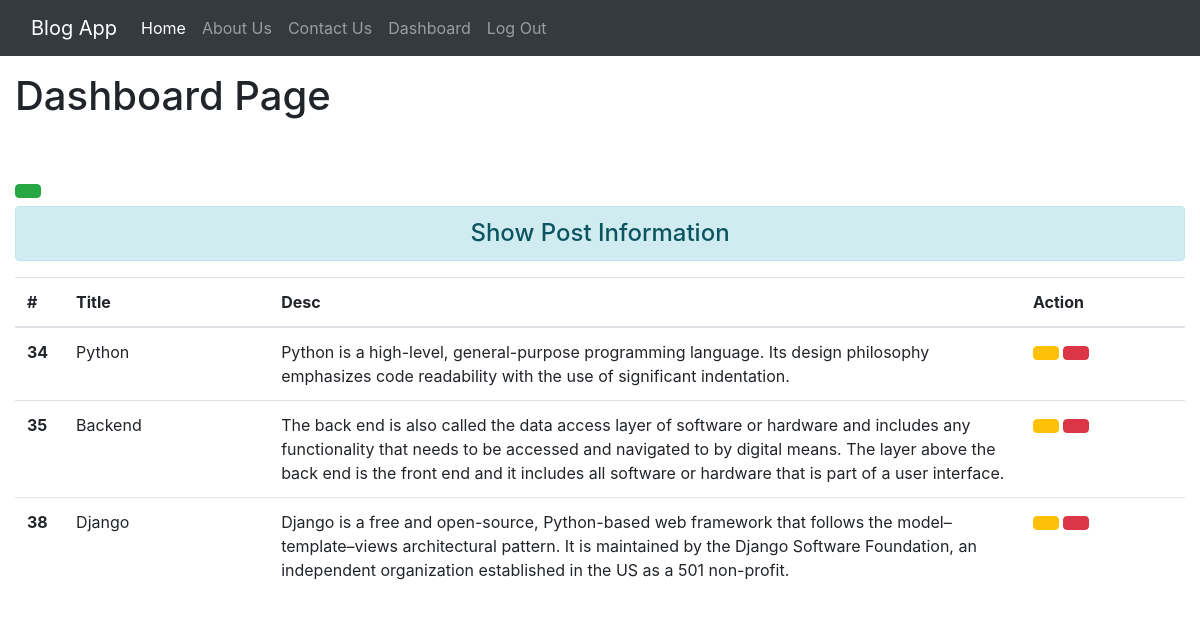
The page /dashboard/ (signed in) on the database its author committed.
### app/models.py (models this page shows)
class Post(models.Model):
    title=models.CharField(max_length=100)
    desc=models.TextField()

### app/views.py (the view)
# urls.py: path('dashboard/',views.dashboard,name='dashboard'),
def dashboard(request):
    if request.user.is_authenticated:
        fm=Post.objects.all()
        return render(request,'dashboard.html',{'fm':fm})
    else:
        return HttpResponseRedirect('/login')

### app/templates/dashboard.html (shortened to what this page needs)
{% include "base.html" %}
{% load static %}
    {% block content %}
    <div class="col-sm-12">
        <h1 class='my-3 '> Dashboard Page</h1>
        <a href="{% url "addpost" %}" class='btn btn-success mt-5 mb-2'> <i class="ri-file-add-line" href='{% url "addpost" %}'> </i> </a>
        <h4 class='text-center alert alert-info' >Show Post Information</h4>
        {% if fm %}
        <table class="table table-hover">
            <thead>
              <tr>
                <th scope="col" style='width:2%'>#</th>
                <th scope="col" style='width:15%'>Title</th>
                <th scope="col" style='width:55%'>Desc</th>
                <th scope="col" style='width:12%'>Action</th>
              </tr>
            </thead>
            <tbody>
                {% for post in fm %}
              <tr>
                <th scope="row">{{post.id}}</th>
                <td>{{post.title}}</td>
                <td>{{post.desc}}</td>
                <td > <a href="{% url "update_post" id=post.id %}" class='btn btn-warning'>   </a>
                  {% if perms.app.delete_post %}
                    <form action="{% url "deletepost" post.id %}" method="post" class='d-inline'> {% csrf_token %}
                        <button type="submit" class='btn btn-danger'></button>
                    </form>
                    {% endif %}
                </td>
              </tr>
              {% endfor %}
            </tbody>
          </table>
          {% else %}
          <h1 class='my-5 alert alert-danger col-sm-5'>NO RECORDS FOUND</h1>
        {% endif %}
    </div>
    {% endblock content %}

### app/templates/base.html (shortened to what this page needs)
<!doctype html>
{% load static %}
<html lang="en">
  <head>
    <link href="https://cdn.jsdelivr.net/npm/remixicon@3.5.0/fonts/remixicon.css" rel="stylesheet">
    <link rel="stylesheet" href="https://cdn.jsdelivr.net/npm/bootstrap@4.4.1/dist/css/bootstrap.min.css">
  </head>
  <body>
    {% include "navbar.html" %}
  </body>
</html>

### app/templates/navbar.html (shortened to what this page needs)
    <nav class="navbar navbar-expand-lg navbar-dark bg-dark ">
      <div class="container-fluid">
      <a class="navbar-brand" href="#">Blog App</a>
      <div class="collapse navbar-collapse" id="navbarNav">
        <ul class="navbar-nav mr-auto" >
          <li class="nav-item active">
            <a class="nav-link " href="{% url "home" %}">Home <span class="sr-only">(current)</span></a>
          </li>
          <li class="nav-item">
            <a class="nav-link " href="{% url "about" %}">About Us</a>
          </li>
          <li class="nav-item">
            <a class="nav-link " href="{% url "contact" %}">Contact Us</a>
          </li>
          {% if request.user.is_authenticated %}
          <li class="nav-item">
            <a class="nav-link" href="{% url "dashboard" %}">Dashboard</a>
          </li>
          <li class="nav-item">
            <a class="nav-link " href="{% url "logout_user" %}">Log Out</a>
          </li>
          {% endif %}
        </ul>
      </div>
    </div>
    </nav>

### rows shown on the page
Post: id "34", title "Python", desc "Python is a high-level, general-purpose programming language. Its design philosophy emphasizes code readability with the use of significant indentation."
Post: id "35", title "Backend", desc "The back end is also called the data access layer of software or hardware and includes any functionality that needs to be accessed and navigated to by digital means. The layer above the back end is the front end and it includes all software or hardware that is part of a user interface."
Post: id "38", title "Django", desc "Django is a free and open-source, Python-based web framework that follows the model–template–views architectural pattern. It is maintained by the Django Software Foundation, an independent organization established in the US as a 501 non-profit."
